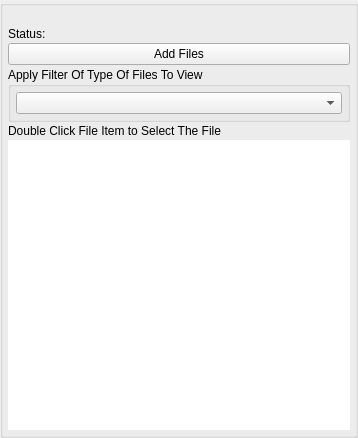
<?xml version="1.0" encoding="UTF-8"?>
<ui version="4.0">
 <class>AppletLibraryUi</class>
 <widget class="QWidget" name="AppletLibraryUi">
  <property name="windowModality">
   <enum>Qt::ApplicationModal</enum>
  </property>
  <property name="geometry">
   <rect>
    <x>0</x>
    <y>0</y>
    <width>358</width>
    <height>438</height>
   </rect>
  </property>
  <property name="sizePolicy">
   <sizepolicy hsizetype="Preferred" vsizetype="Preferred">
    <horstretch>0</horstretch>
    <verstretch>0</verstretch>
   </sizepolicy>
  </property>
  <property name="minimumSize">
   <size>
    <width>0</width>
    <height>0</height>
   </size>
  </property>
  <property name="maximumSize">
   <size>
    <width>16777215</width>
    <height>16777215</height>
   </size>
  </property>
  <property name="windowTitle">
   <string>Browse Files</string>
  </property>
  <property name="windowOpacity">
   <double>1.000000000000000</double>
  </property>
  <property name="toolTip">
   <string/>
  </property>
  <layout class="QVBoxLayout" name="verticalLayout">
   <property name="spacing">
    <number>0</number>
   </property>
   <property name="leftMargin">
    <number>0</number>
   </property>
   <property name="topMargin">
    <number>0</number>
   </property>
   <property name="rightMargin">
    <number>0</number>
   </property>
   <property name="bottomMargin">
    <number>0</number>
   </property>
   <item>
    <widget class="QGroupBox" name="FileItemsBox">
     <property name="minimumSize">
      <size>
       <width>0</width>
       <height>0</height>
      </size>
     </property>
     <property name="title">
      <string/>
     </property>
     <layout class="QVBoxLayout" name="verticalLayout_2">
      <property name="spacing">
       <number>2</number>
      </property>
      <property name="leftMargin">
       <number>5</number>
      </property>
      <property name="topMargin">
       <number>5</number>
      </property>
      <property name="rightMargin">
       <number>5</number>
      </property>
      <property name="bottomMargin">
       <number>5</number>
      </property>
      <item>
       <widget class="QLabel" name="m_StatusLabel">
        <property name="text">
         <string notr="true"/>
        </property>
       </widget>
      </item>
      <item>
       <layout class="QHBoxLayout" name="horizontalLayout_2">
        <item>
         <widget class="QLabel" name="label">
          <property name="sizePolicy">
           <sizepolicy hsizetype="Minimum" vsizetype="Preferred">
            <horstretch>0</horstretch>
            <verstretch>0</verstretch>
           </sizepolicy>
          </property>
          <property name="text">
           <string>Status:</string>
          </property>
         </widget>
        </item>
        <item>
         <widget class="QLabel" name="m_StatusMsgLabel">
          <property name="sizePolicy">
           <sizepolicy hsizetype="Expanding" vsizetype="Preferred">
            <horstretch>0</horstretch>
            <verstretch>0</verstretch>
           </sizepolicy>
          </property>
          <property name="text">
           <string/>
          </property>
         </widget>
        </item>
       </layout>
      </item>
      <item>
       <widget class="VxPushButton" name="m_AddFilesButton">
        <property name="text">
         <string>Add Files</string>
        </property>
       </widget>
      </item>
      <item>
       <widget class="QGroupBox" name="m_FileFilterGroupBox">
        <property name="sizePolicy">
         <sizepolicy hsizetype="Preferred" vsizetype="Minimum">
          <horstretch>0</horstretch>
          <verstretch>0</verstretch>
         </sizepolicy>
        </property>
        <property name="title">
         <string>Apply Filter Of Type Of Files To View</string>
        </property>
        <layout class="QVBoxLayout" name="verticalLayout_3">
         <property name="spacing">
          <number>2</number>
         </property>
         <property name="leftMargin">
          <number>5</number>
         </property>
         <property name="topMargin">
          <number>5</number>
         </property>
         <property name="rightMargin">
          <number>5</number>
         </property>
         <property name="bottomMargin">
          <number>5</number>
         </property>
         <item>
          <widget class="VxComboBoxFileFilter" name="m_FileFilterComboBox"/>
         </item>
        </layout>
       </widget>
      </item>
      <item>
       <widget class="QLabel" name="m_DoubleTapInstructionLabel">
        <property name="text">
         <string>Double Click File Item to Select The File</string>
        </property>
       </widget>
      </item>
      <item>
       <widget class="QListWidget" name="m_FileItemList">
        <property name="frameShape">
         <enum>QFrame::NoFrame</enum>
        </property>
        <property name="frameShadow">
         <enum>QFrame::Plain</enum>
        </property>
        <property name="lineWidth">
         <number>0</number>
        </property>
        <property name="iconSize">
         <size>
          <width>32</width>
          <height>32</height>
         </size>
        </property>
        <property name="verticalScrollMode">
         <enum>QAbstractItemView::ScrollPerPixel</enum>
        </property>
        <property name="resizeMode">
         <enum>QListView::Adjust</enum>
        </property>
        <property name="uniformItemSizes">
         <bool>true</bool>
        </property>
       </widget>
      </item>
     </layout>
    </widget>
   </item>
  </layout>
 </widget>
 <customwidgets>
  <customwidget>
   <class>VxPushButton</class>
   <extends>QPushButton</extends>
   <header>VxPushButton.h</header>
  </customwidget>
  <customwidget>
   <class>VxComboBoxFileFilter</class>
   <extends>QComboBox</extends>
   <header>VxComboBoxFileFilter.h</header>
  </customwidget>
 </customwidgets>
 <resources>
  <include location="../gotvcommon.qrc"/>
 </resources>
 <connections/>
</ui>
